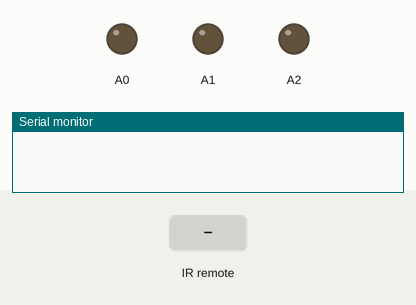
Simulated run of this sketch. Board: Arduino Uno, built with avr-gcc and run on an emulated ATmega328P. Parts: output pins drawn as LEDs (lit = HIGH), the last lines printed to the serial monitor. The test bench sets the inputs (shaded band).

Above: at 1.2 s.
1.3 s: infrared code 0x1000E0F received
At 2.5 s:
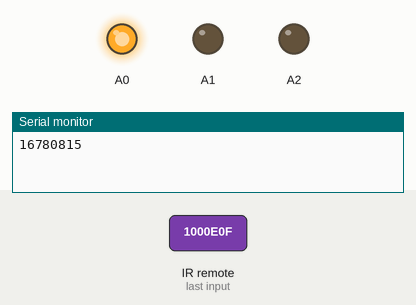
2.8 s: infrared code 0x1008E8F received
At 3.7 s:
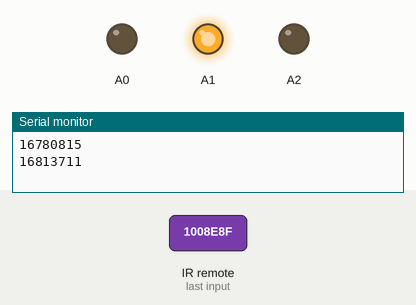
4.3 s: infrared code 0x100CECF received
At 4.9 s:
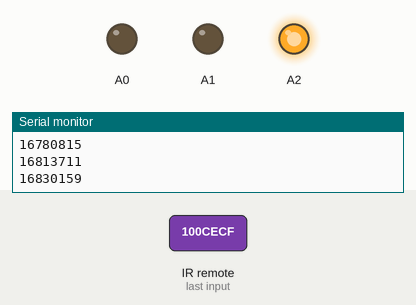
5.8 s: infrared code 0x1004E4F received
At 7.2 s:
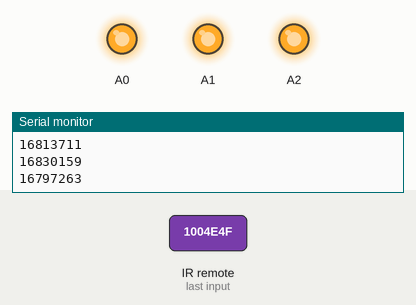
Timing chart, 0 to 8.3 s (numbered marks = the images above; inputs shaded):
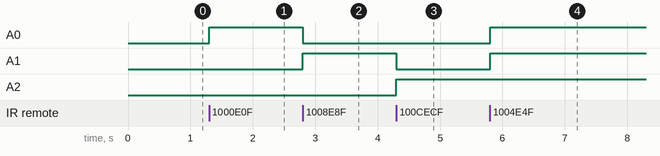

The sketch:

sketck-led-rgb-ir-remote.ino
```cpp
#include <IRremote.h>

#define pino_recept 7
IRrecv receptor(pino_recept);
int ultimopin = 13;
decode_results results;
void setup() {
  Serial.begin(9600);
  receptor.enableIRIn();
}

void loop() {
  if (receptor.decode(&results)) {
    Serial.println(results.value);
    switch (results.value) {
      case 16780815:
        RGB(255,0,0);
        break;
      case 16813711:
        RGB(0,255,0);
        break;
      case 16830159:
        RGB(0,0,255);
        break;
      case 16797263:
        RGB(255,255,255);
        break;
     }
     receptor.resume();
   }
}

void RGB(int r, int g, int b) {
  analogWrite(A0, r);
  analogWrite(A1, g);
  analogWrite(A2, b);
}
```

Measured:
- after the input at 1.3 s, A0: LOW → HIGH at once
- after the input at 2.8 s, A0: HIGH → LOW at once; A1: LOW → HIGH at once
- after the input at 4.3 s, A1: HIGH → LOW at once; A2: LOW → HIGH at once
- after the input at 5.8 s, A0, A1: LOW → HIGH at once
